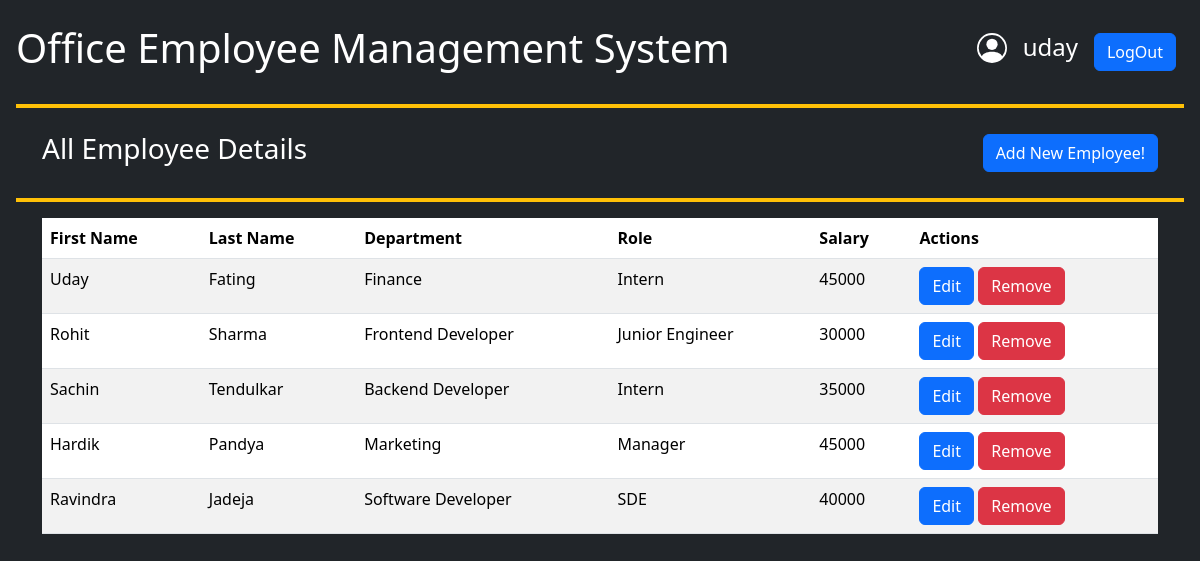
The page /all_emp/ (signed in) on the database its author committed.
### employee_app/models.py (models this page shows, shortened)
class Employee(models.Model):
    first_name = models.CharField(max_length=30)
    last_name = models.CharField(max_length=30)
    department_name = models.CharField(max_length=50)
    role = models.CharField(max_length=50)
    salary = models.IntegerField(default=0)

### employee_app/views.py (the view)
# urls.py: path('all_emp/',views.all_emp, name ='all_emp'),
def all_emp(request):
  latest_emp = Employee.objects.order_by('-id')[0:1]
  remaining_emps = Employee.objects.all().exclude(id=latest_emp.first().id)
  emps = list(latest_emp) + list(remaining_emps)  # Combine lists
  context = {
      'emps': emps
      }
  return render(request, 'all_emp.html', context)

### employee_app/templates/all_emp.html (shortened to what this page needs)
<!DOCTYPE html>
<html lang="en">
<head>
    <link href="https://cdn.jsdelivr.net/npm/bootstrap@5.3.3/dist/css/bootstrap.min.css" rel="stylesheet">
</head>
<body class="p-3 mb-2 bg-dark text-white">
  <nav class="navbar navbar-expand-lg">
    <h1><a href="{% url 'index' %}" class="text-white text-decoration-none">Office Employee Management System</a></h1>
    <div class="collapse navbar-collapse justify-content-end" id="navbarNavAltMarkup">
      <div class="navbar-nav">
        <h4 class="navbar-nav m-2">{{ user.username }}</h4>
        <a class="btn btn-primary m-2" href="logout_user" role="button">LogOut</a>
      </div>
    </div>
  </nav>
      <hr class="border border-warning border-2 opacity-100">
      <div class="container">
        <nav class="navbar navbar-expand-lg">
            <div class="collapse navbar-collapse justify-content-between" id="navbarNavAltMarkup">
              <div class="nav-item">
                <h3>All Employee Details</h3>
              </div>
              <div class="nav-item">
                <a class="btn btn-primary" href="add_emp/" role="button">Add New Employee!</a>
              </div>
          </div>
        </nav>
      </div>
      <hr class="border border-warning border-2 opacity-100">
      <div class="container">
        <table class="table table-striped">
          <thead>
              <tr>
                  <th scope="col">First Name</th>
                  <th scope="col">Last Name</th>
                  <th scope="col">Department</th>
                  <th scope="col">Role</th>
                  <th scope="col">Salary</th>
                  <th scope="col">Actions</th>
              </tr>
          </thead>
          <tbody>
              {% for emp in emps %}
                  <tr>
                      <td>{{ emp.first_name }}</td>
                      <td>{{ emp.last_name }}</td>
                      <td>{{ emp.department_name }}</td>
                      <td>{{ emp.role }}</td>
                      <td>{{ emp.salary }}</td>
                      <td>
                          <a href="{% url 'edit_emp' emp.id %}" class="btn btn-primary">Edit</a>
                          <a href="{% url 'remove_emp' emp.id %}" class="btn btn-danger">Remove</a>
                      </td>
                  </tr>
              {% endfor %}
          </tbody>
      </table>
      </div>
</body>
</html>

### rows shown on the page
Employee: first_name "Uday", last_name "Fating", department_name "Finance", role "Intern", salary "45000"
Employee: first_name "Rohit", last_name "Sharma", department_name "Frontend Developer", role "Junior Engineer", salary "30000"
Employee: first_name "Sachin", last_name "Tendulkar", department_name "Backend Developer", role "Intern", salary "35000"
Employee: first_name "Hardik", last_name "Pandya", department_name "Marketing", role "Manager", salary "45000"
Employee: first_name "Ravindra", last_name "Jadeja", department_name "Software Developer", role "SDE", salary "40000"

### other values the page prints
{{ user.username }} "uday"
